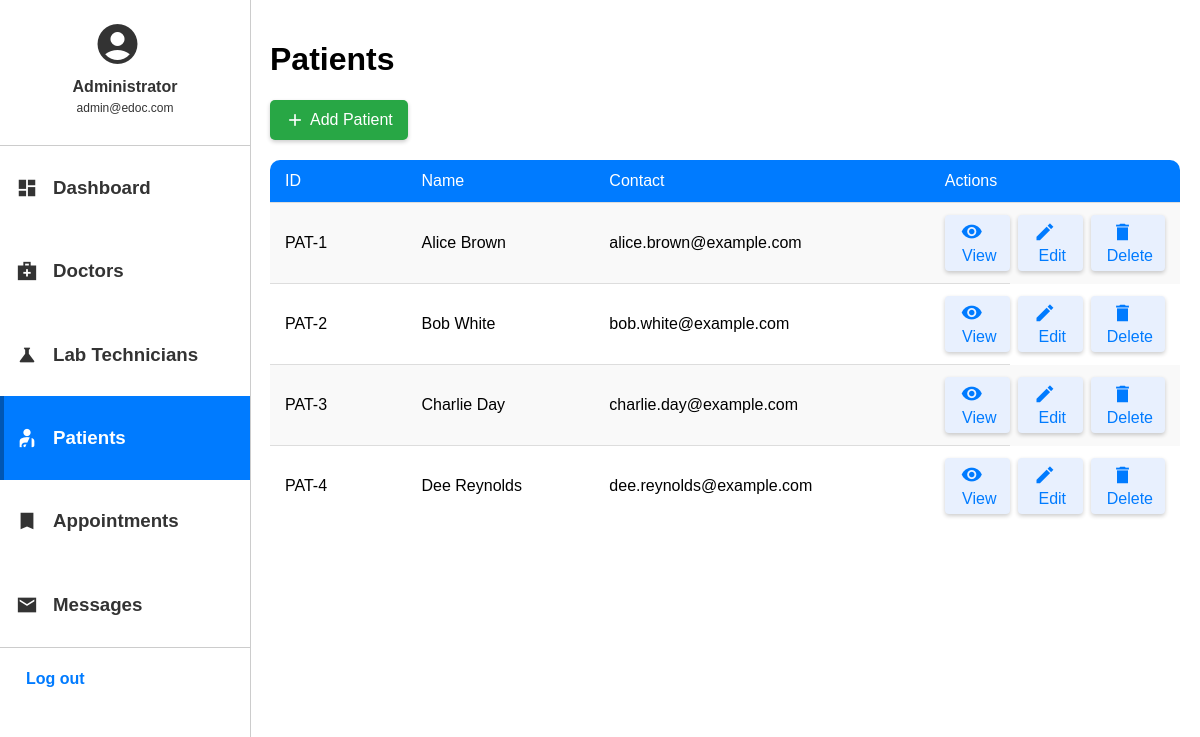
/View/Pages/Admin/Patients.php (signed in), run on the app's committed database.
### tables this page shows
CREATE TABLE Patients (
    PatientID INT PRIMARY KEY AUTO_INCREMENT,
    Username VARCHAR(255) UNIQUE NOT NULL,
    PasswordHash VARCHAR(255) NOT NULL,  
    FullName VARCHAR(255) NOT NULL,  
    DateOfBirth DATE NOT NULL,  
    Gender ENUM('Male', 'Female') NOT NULL,  
    ContactEmail VARCHAR(255) UNIQUE NOT NULL,  
    ContactPhone VARCHAR(25),  
    Address TEXT,  
    MedicalHistory TEXT,
    Allergies TEXT,
    CurrentMedications TEXT,
    IsActive BOOLEAN DEFAULT 1,
    CreatedAt TIMESTAMP DEFAULT CURRENT_TIMESTAMP
);

### View/Pages/Admin/Patients.php (the view, shortened to what this page needs)
<?php
include "../../Common PHP Functions/ConnectSql.php"; ?>
<!DOCTYPE html>
<html lang="en">
<head>
    <link href="styles.css" rel="stylesheet">
</head>
<body>
    <div class="sidebar">
        <div class="profile">
          <span class="material-icons-sharp">account_circle</span>
          <h3>Administrator</h3>
          <p>admin@edoc.com</p>
        </div>
        <a href="DashBoard.php">
          <span class="material-icons-sharp">dashboard</span>
          <h3>Dashboard</h3>
        </a>
        <a href="Doctors.php">
          <span class="material-icons-sharp">medical_services</span>
          <h3>Doctors</h3>
        </a>
        <a href="LabTechs.php">
          <span class="material-icons-sharp">science</span>
          <h3>Lab Technicians</h3>
        </a>
        <a href="Patients.php" class="active">
          <span class="material-icons-sharp">personal_injury</span>
          <h3>Patients</h3>
        </a>
        <a href="Appointments.php">
          <span class="material-icons-sharp">bookmark</span>
          <h3>Appointments</h3>
        </a>
        <a href="Messages.php">
          <span class="material-icons-sharp">mail</span>
          <h3>Messages</h3>
        </a>
        <div class="logout-button">
          <a href="#">Log out</a>
        </div>
      </div>
    <div class="main-content">
        <div class="header">
            <h1>Patients</h1>
            <button class="add-button" id="addBtn">
                <span class="material-icons-sharp">add</span>
                Add Patient
            </button>
        </div>
        <div class="data-table-container">
            <table>
                <thead>
                    <tr>
                        <th>ID</th>
                        <th>Name</th>
                        <th>Contact</th>
                        <th>Actions</th>
                    </tr>
                </thead>
                <tbody>
                    <?php
                    $query = "SELECT * FROM Patients";
                    $result = $conn->query($query);
                    if ($result->num_rows > 0) {
                        while($row = $result->fetch_assoc()) {
                            echo "<tr>
                            <td>PAT-" . htmlspecialchars($row["PatientID"]) . "</td>
                            <td>" . htmlspecialchars($row["FullName"]) . "</td>
                            <td>" . htmlspecialchars($row["ContactEmail"]) . "</td>
                            <td class='actions'>
                                <button class='action-button view-button'
                                    data-email='" . htmlspecialchars($row["ContactEmail"]) . "'
                                    data-name='" . htmlspecialchars($row["FullName"]) . "'
                                    data-phone='" . htmlspecialchars($row["ContactPhone"]) . "'
                                    data-date-of-birth='" . htmlspecialchars($row["DateOfBirth"]) . "'
                                    data-gender='" . htmlspecialchars($row["Gender"]) . "'
                                    data-address='" . htmlspecialchars($row["Address"]) . "'
                                    data-medical='" . htmlspecialchars($row["MedicalHistory"]) . "'
                                    data-allergies='" . htmlspecialchars($row["Allergies"]) . "'
                                    data-medications='" . htmlspecialchars($row["CurrentMedications"]) . "'
                                    data-id='" . $row["PatientID"] . "'>
                                    <span class='material-icons-sharp'>visibility</span>
                                    <span>View</span></button>
                                <button class='action-button edit-button'
                                    data-email='" . htmlspecialchars($row["ContactEmail"]) . "'
                                    data-name='" . htmlspecialchars($row["FullName"]) . "'
                                    data-phone='" . htmlspecialchars($row["ContactPhone"]) . "'
                                    data-date-of-birth='" . htmlspecialchars($row["DateOfBirth"]) . "'
                                    data-gender='" . htmlspecialchars($row["Gender"]) . "'
                                    data-address='" . htmlspecialchars($row["Address"]) . "'
                                    data-medical='" . htmlspecialchars($row["MedicalHistory"]) . "'
                                    data-allergies='" . htmlspecialchars($row["Allergies"]) . "'
                                    data-medications='" . htmlspecialchars($row["CurrentMedications"]) . "'
                                    data-id='" . $row["PatientID"] . "'>
                                    <span class='material-icons-sharp'>edit</span>
                                    <span>Edit</span></button>
                                    <button onclick='openDeleteModal(".$row["PatientID"].")' class='action-button delete-button'>
                                    <span class='material-icons-sharp'>delete</span>
                                    <span>Delete</span>
                                </button>
                            </td>
                        </tr>";
                        }
                    } else {
                        echo "<tr><td colspan='4'>No patients found</td></tr>";
                    }
                    ?>
                </tbody>
            </table>
        </div>
    </div>
</body>
</html>

### View/Pages/Admin/styles.css (style rules this page uses)
body { margin: 0; font-family: 'Arial', sans-serif; }
.sidebar { background-color: #fff; color: #333; width: 250px; position: fixed; top: 0; bottom: 0; overflow-y: auto; border-right: 1px solid #ccc; }
.sidebar a { text-decoration: none; display: flex; align-items: center; padding: 12px; color: #333; border-left: 4px solid transparent; }
.sidebar a.active { background-color: #007bff; color: #fff; border-left: 4px solid #0056b3; }
.material-icons-sharp { font-size: 22px; margin-right: 15px; }
.sidebar .profile { text-align: center; padding: 20px; border-bottom: 1px solid #ccc; }
.sidebar .profile .material-icons-sharp { font-size: 48px; border-radius: 50%; margin-bottom: 10px; }
.sidebar .profile h3 { margin: 0; font-size: 16px; }
.sidebar .profile p { margin: 5px 0 10px; font-size: 12px; }
.logout-button { text-align: center; padding: 10px; border-top: 1px solid #ccc; }
.logout-button a { color: #007bff; font-weight: bold; }
.main-content { margin-left: 250px; padding: 20px; }
.data-table-container table { width: 100%; border-collapse: collapse; text-align: left; margin-top: 20px; margin-bottom: 20px; background-color: #ffffff; border-radius: 10px; overflow: hidden; }
.data-table-container th, .data-table-container td { padding: 12px 15px; border-bottom: 1px solid #dddddd; }
.data-table-container th { background-color: #007bff; color: white; font-weight: normal; }
.data-table-container tbody tr:last-child td { border-bottom: none; }
.data-table-container tbody tr:nth-child(odd) { background-color: #f9f9f9; }
.data-table-container th:first-child, .data-table-container td:first-child { width: 15%; }
.data-table-container th:last-child, .data-table-container td:last-child { width: 20%; }
.data-table-container th { text-align: left; }
.data-table-container td { text-align: left; }
.data-table-container button { background-color: #007bff; color: #fff; border: none; padding: 10px 15px; font-size: 1em; border-radius: 5px; cursor: pointer; box-shadow: 0 2px 4px rgba(0,0,0,0.2); transition: background-color 0.3s; }
.data-table-container .action-button span { display: inline; margin-left: 4px; }
.data-table-container .view-button { background-color: #e8f4f8; color: #17a2b8; }
.data-table-container .edit-button { background-color: #fef4e8; color: #fd7e14; }
.data-table-container .delete-button { background-color: #f8e8e8; color: #dc3545; }
.data-table-container .action-button { background-color: #e8f0fe; color: #007bff; border: none; padding: 6px 12px; border-radius: 4px; margin: 0; text-decoration: none; transition: background-color 0.3s, box-shadow 0.3s; cursor: pointer; }
.data-table-container .actions { display: flex; justify-content: start; gap: 8px; }
.add-button { background-color: #28a745; color: white; border: none; padding: 10px 15px; font-size: 16px; border-radius: 5px; cursor: pointer; display: flex; align-items: center; box-shadow: 0 2px 4px rgba(0,0,0,0.2); transition: background-color 0.3s; }
.add-button .material-icons-sharp { font-size: 20px; margin-right: 5px; }

### data on the page
patients: PatientID "1", FullName "Alice Brown", ContactEmail "alice.brown@example.com"
patients: PatientID "2", FullName "Bob White", ContactEmail "bob.white@example.com"
patients: PatientID "3", FullName "Charlie Day", ContactEmail "charlie.day@example.com"
patients: PatientID "4", FullName "Dee Reynolds", ContactEmail "dee.reynolds@example.com"
